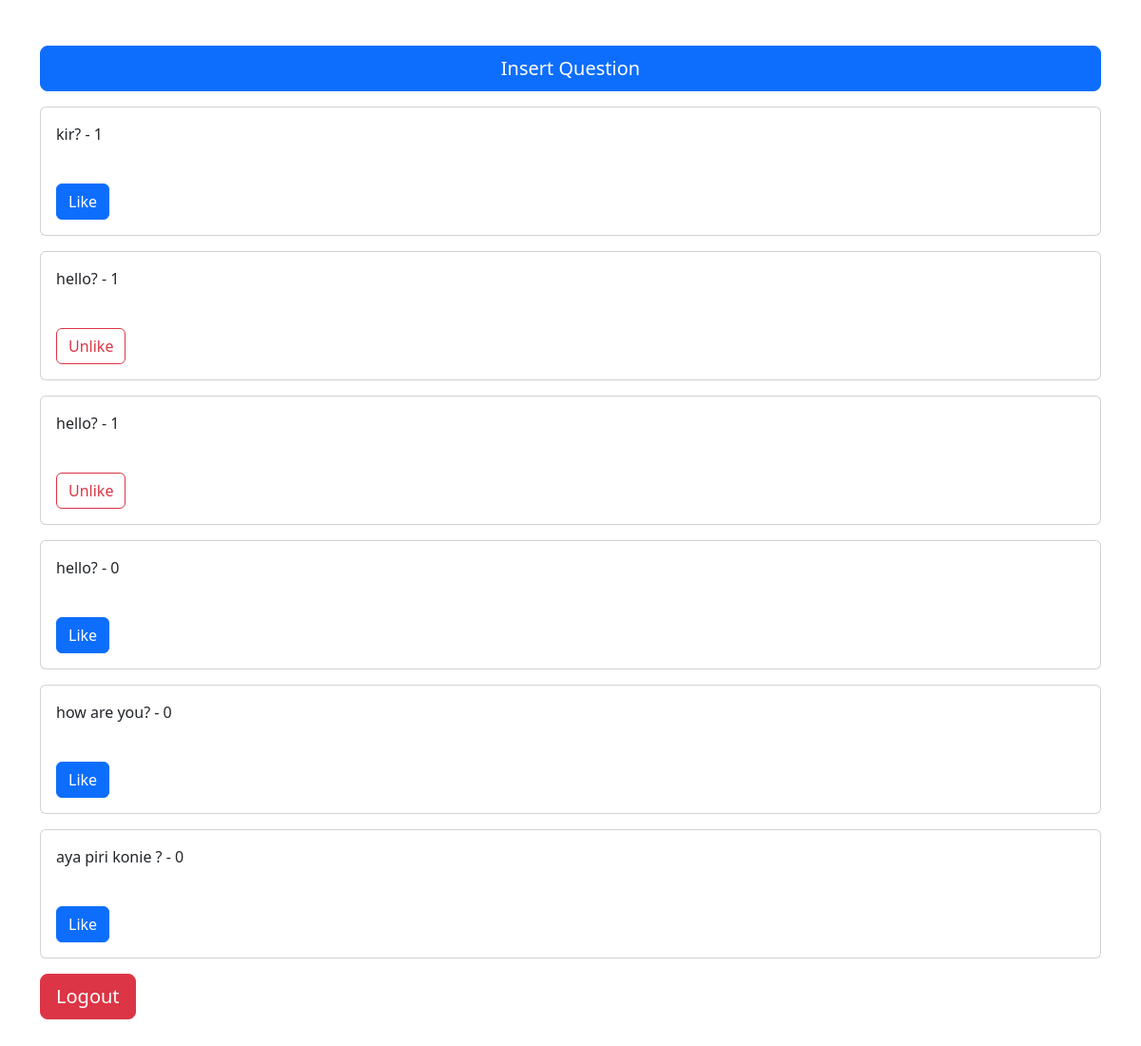
The page / (signed in) on the database its author committed.
### users/models.py (models this page shows, shortened)
class Question(models.Model):
    body = models.CharField(max_length=3000)
    like = models.ManyToManyField(User, related_name='question')
    who = models.ManyToManyField(Candidate)
    def tootal_likes(self):
        return self.like.count()

### users/views.py (the view)
# urls.py: 2. Add a URL to urlpatterns:  path('', views.home, name='home')
def home(request):
    if request.method == 'POST':
        q = models.Question.objects.get(pk=request.POST.get('q_id'))
        q.like.add(request.user)
        return redirect('/')
    else:
        allQ = models.Question.objects.all()
        allQ = sorted(allQ, key=lambda x:x.tootal_likes(),reverse=True)
        return render(request,'home.html',context={'questions':allQ,'user':request.user})

### users/templates/home.html (shortened to what this page needs)
<!doctype html>
<html lang="en">
<head>
    {% load bootstrap5 %}
    {% bootstrap_css %}
</head>
<body>
    <div class="container py-5">
        {% load socialaccount %}
        {% if user.is_authenticated %}
        <div class="d-grid gap-2">
            <a href="/insert" class="btn btn-primary btn-lg mb-3" role="button">Insert Question</a>
        </div>
        <div class="card-deck">
            {% for question in questions %}
            <div class="card mb-3">
                <div class="card-body">
                    <p class="card-text">{{ question.body }} - {{ question.tootal_likes }}</p>
                    <form action="{% url 'like_question' %}" method="post">
                        <br>
                        {% if user not in question.like.all %}
                        <button type="submit" class="btn btn-primary" role="button">Like</button>
                        {% else %}
                        <button type="submit" class="btn btn-outline-danger" role="button">Unlike</button>
                        {% endif %}
                    </form>
                </div>
            </div>
            {% endfor %}
        </div>
        <a href="logout" class="btn btn-danger btn-lg" role="button">Logout</a>
        {% endif %}
    </div>
</body>
</html>

### rows shown on the page
Question: body "kir?", tootal_likes "1", shows "Like"
Question: body "hello?", tootal_likes "1", shows "Unlike"
Question: body "hello?", tootal_likes "1", shows "Unlike"
Question: body "hello?", tootal_likes "0", shows "Like"
Question: body "how are you?", tootal_likes "0", shows "Like"
Question: body "aya piri konie ?", tootal_likes "0", shows "Like"
